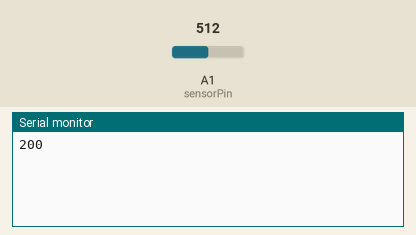
Simulated run of this sketch. Board: Arduino Uno, built with avr-gcc and run on an emulated ATmega328P. On the bench: the last lines printed to the serial monitor. Inputs (shaded band) come from the test bench; at power-on: A1 (sensorPin) = 512.

Above: at 1.8 s.
1.9 s: A1 (sensorPin) set to 716
At 3.8 s:
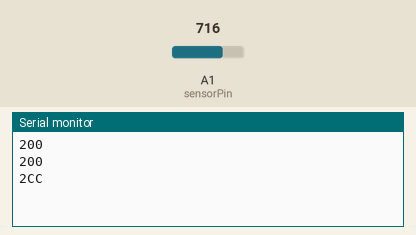
5.5 s: A1 (sensorPin) set to 511
At 7.8 s:
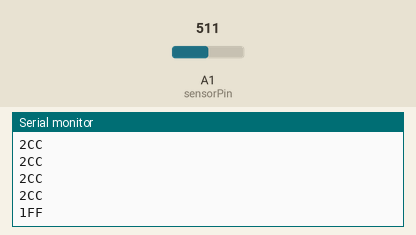
9.5 s: A1 (sensorPin) set to 122
At 11.5 s:
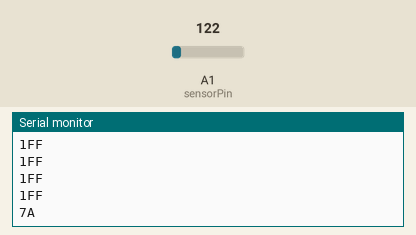

Measured:
- after the input at 1.9 s, the serial monitor: prints a new line after 1.1 s (image 1)
- after the input at 5.5 s, the serial monitor: prints a new line after 1.5 s (image 2)
- after the input at 9.5 s, the serial monitor: prints a new line after 1.5 s (image 3)

The sketch:

serial_test.ino
```cpp
char dataString[50] = {0};
int a =0;
int sensorPin = A1;    // select the input pin for the potentiometer
  // select the pin for the LED
int sensorValue = 0;

void setup() {
Serial.begin(9600);              //Starting serial communication
}

void loop() {
  sensorValue = analogRead(sensorPin);
   // a value increase every loop
  sprintf(dataString,"%02X",sensorValue); // convert a value to hexa
  delay(1000);                  // give the loop some break
  Serial.println(dataString);   // send the data
}
```
